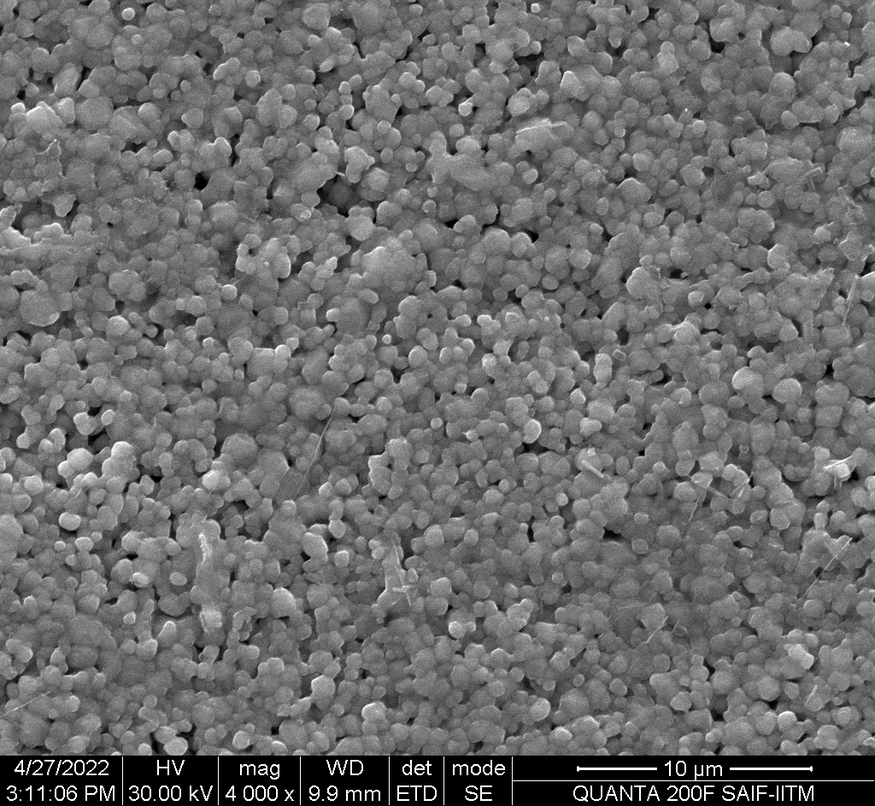
#> input picture DS-115_003.tif, 875 x 806 px, shrunk from 1024 x 943 before the run
$ jupyter execute 'gausian_blur(main).ipynb'
#> lines starting #> are read from the running program, lines starting #| are printed output that depends on the picture; after the words box and inside, x2 and y2 are one past the last pixel; in counts of white or black regions, pixels touching at a corner belong together; long printed decimals are rounded
# Particle size measurment with distribution

### IMAGE FORMAT CONVERSION FROM TIF TO JPG AND THEN CROPPING

[cell 1]
from PIL import Image

image_path='DS-115_003'

# Load the TIFF image
tiff_image = Image.open(image_path+'.tif')  # Replace 'input.tif' with your TIFF image file path
#> tiff_image is the input picture: PIL image 875x806 RGB; min 0, max 255, mean 107.2

# Save it as a JPEG image
tiff_image.save(image_path+'.jpg', 'JPEG')  # 'output.jpg' is the desired output file name

[cell 2]
# Importing Image class from PIL module
from PIL import Image

# Opens a image in RGB mode
im = Image.open(image_path+'.jpg')

# Size of the image in pixels (size of original image)
# (This is not mandatory)
width, height = im.size

# Setting the points for cropped image
left = 0
top = 0
right = width
bottom = height-70

# Cropped image of above dimension
# (It will not change original image)
im1 = im.crop((left, top, right, bottom))
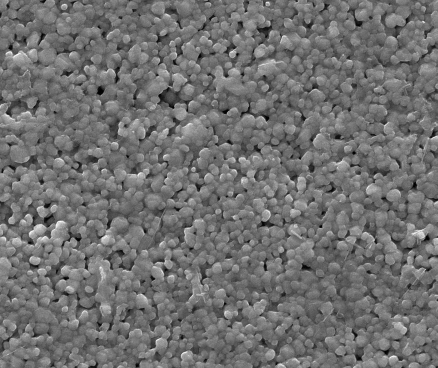
#> im1: PIL image 875x736 RGB (shown at 1/2 size); min 0, max 255, mean 112.2


# Shows the image in image viewer
im1.save(image_path+'.jpg')

### THE ORIGINAL IMAGE

[cell 3]
import cv2
import numpy as np
import matplotlib.pyplot as plt


image = cv2.imread(image_path+'.jpg',1)

plt.imshow(image)

### THE IMAGE AFTER BRIGHTNESS ADJUSTED

[cell 4]
# Adjust the brightness and contrast
# Adjusts the brightness by adding 10 to each pixel value
brightness = 20
# Adjusts the contrast by scaling the pixel values by 2.3
contrast = 1

image2 = cv2.addWeighted(image, contrast, np.zeros(image.shape, image.dtype), 0, brightness)


plt.title("Brightness & contrast")
plt.imshow(image2)
plt.show()

### THE IMAGE AFTER SHARPENING

[cell 5]
# Create the sharpening kernel
kernel = np.array([[0, -1, 0], [-1, 5, -1], [0, -1, 0]])

# Sharpen the image
image = cv2.filter2D(image2, -1, kernel)
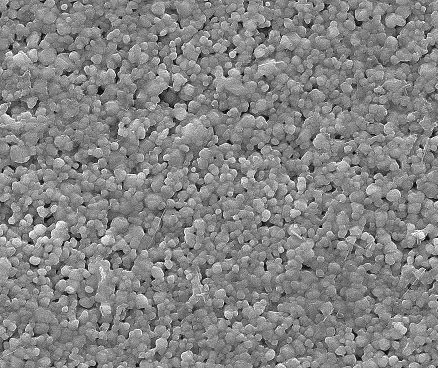
#> image: shape (736, 875, 3) (shown at 1/2 size); min 0, max 255, mean 131.9

plt.imshow(image)

### THE IMAGE AFTER BLURRING, THRESHOLDING TO SEPARATE PARTICLES, DRAW CONTOURS AROUND PARTICLES

[cell 6]
# Convert the cropped image to grayscale
gray_cropped = cv2.cvtColor(image2, cv2.COLOR_BGR2GRAY)

# Apply Gaussian blur to reduce noise
blurred = cv2.GaussianBlur(gray_cropped, (5, 5), 0)
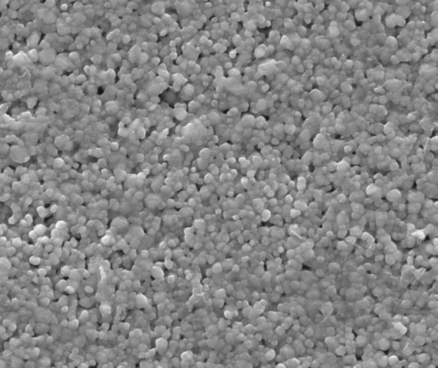
#> blurred: shape (736, 875) (shown at 1/2 size); min 21, max 247, mean 132.2

# Apply thresholding to segment particles
threshold_value, thresholded = cv2.threshold(blurred, 0, 255, cv2.THRESH_BINARY + cv2.THRESH_OTSU)
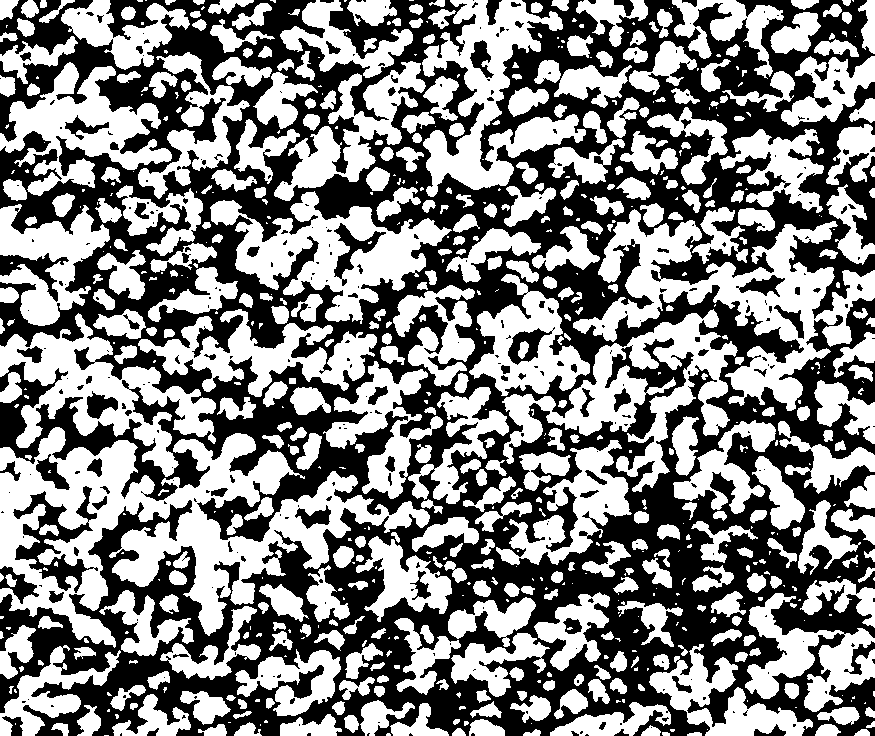
#> thresholded: shape (736, 875); 51.9% white; 325 black regions (232 under 20 px)
#> threshold_value = 131

# Find contours of particles
contours, threshold_value = cv2.findContours(thresholded, cv2.RETR_EXTERNAL, cv2.CHAIN_APPROX_SIMPLE)
#> contours = 679 contours, 305 with area under 20; largest, box (x1, y1, x2, y2) and area: (0, 427, 430, 648) 36896, (573, 209, 875, 411) 18499, (210, 191, 452, 324) 12908, (502, 309, 738, 492) 12385, (0, 313, 216, 477) 12210; threshold_value = 679 rows, first 6: [1, -1, -1, -1], [2, 0, -1, -1], [3, 1, -1, -1], [4, 2, -1, -1], [5, 3, -1, -1], [6, 4, -1, -1]

# Calculate particle diameters and collect them in a list
particle_diameters = []
for contour in contours:
    (x, y), radius = cv2.minEnclosingCircle(contour)
    diameter = radius * 2
    particle_diameters.append(diameter)
#> this loop made 679 passes
#> (x, y, radius, diameter) on passes 2 to 4: (388, 734.5, 2.06, 4.12), (694, 734, 7.07, 14.14), (665.5, 733.5, 3.81, 7.62)
#> after the loop, particle_diameters = 679 values, max 443 at index 303, min 0.0002 at index 5, mean 22.25

# Draw particle boundaries
cv2.drawContours(image2, contours, -1, (100, 0, 255), 2)  # Green color, thickness 2
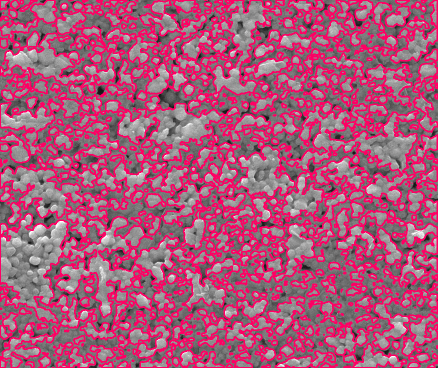
#> image2: shape (736, 875, 3) (shown at 1/2 size); mean B, G, R 120.4, 88.2, 170.4

average_diameter = np.mean(particle_diameters)
#> average_diameter = 22.25
print("Average Diameter of Particles:", average_diameter,"(pixels)")
#| Average Diameter of Particles: 22.254 (pixels)


# Display the cropped image with particle boundaries
plt.imshow(image2)

[cell 7]
for i in range(len(particle_diameters)):
    particle_diameters[i]=round(particle_diameters[i],2)
#> after the loop, particle_diameters = 679 values, max 443 at index 303, min 0 at index 5, mean 22.25

[cell 8]
particle_diameters.sort()
print(particle_diameters)
#> (printed output is left out)

[cell 9]
temp=particle_diameters
#> temp = 679 values from 0 to 443

[cell 10]
print(len(temp))
#| 679

[cell 11]
temp_copy = temp[:]
#> temp_copy = 679 values from 0 to 443
for i in range(len(temp_copy)):
    if temp_copy[i] == 0.0 or temp_copy[i] >= 90 or temp_copy[i]<20:
        temp.remove(temp_copy[i])
#> after the loop, temp = 143 values from 20.22 to 89.19

[cell 12]
print(len(particle_diameters))
#| 143

# MEAN SIZE OF THE PARTICLE after excluding outliers and cluserters

[cell 13]
print(np.mean(particle_diameters))
#| 42.095

[cell 14]
import matplotlib.pyplot as plt
import numpy as np


# Define the bins for particle diameter ranges
bins = [20, 30, 40, 50,60,70,80,90]  # Adjust these bins according to your data

# Create a histogram of the particle diameters
hist, bins = np.histogram(particle_diameters, bins=bins)
#> hist = [56, 25, 17, 18, 11, 10, 6]; bins = [20, 30, 40, 50, 60, 70, 80, 90]

# Calculate the midpoints of each bin for labeling the x-axis
bin_midpoints = [(bins[i] + bins[i + 1]) / 2 for i in range(len(bins) - 1)]
#> bin_midpoints = [25, 35, 45, 55, 65, 75, 85]

# Create the bar chart
plt.bar(bin_midpoints, hist, width=10, align='center')

# Label the axes
plt.xlabel('Particle Diameter')
plt.ylabel('Frequency')

# Set the x-axis ticks to be the midpoints of the bins
plt.xticks(bin_midpoints)

# Add a title to the chart
plt.title('Particle Diameter Distribution')

# Show the chart
plt.show()
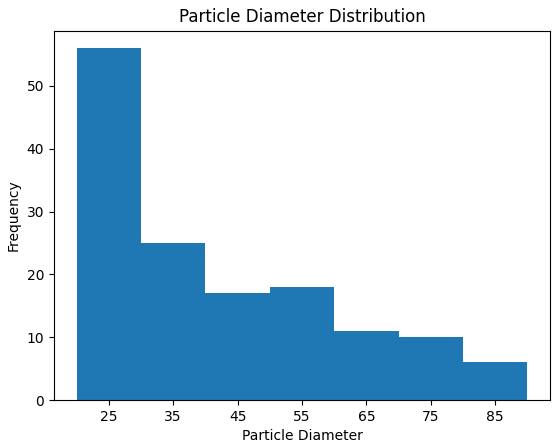
#> figure drawn by matplotlib, 1 panel; tallest bar 56 high, from x = 20 to 30

[cell 15]
import matplotlib.pyplot as plt
import numpy as np


# Calculate the number of bins using the Freedman-Diaconis rule
data_range = max(particle_diameters) - min(particle_diameters)
#> data_range = 68.97
print(data_range)
#| 68.97
bin_width = 2 * np.percentile(particle_diameters, 75) / (len(particle_diameters) ** (1/3))
#> bin_width = 21.9
print(bin_width)
#| 21.902
num_bins = int(data_range / bin_width)
#> num_bins = 3
print(num_bins)
#| 3

# Create the histogram
plt.hist(particle_diameters, bins=num_bins, edgecolor='k', alpha=0.75)

# Label the axes
plt.xlabel('Particle Diameter')
plt.ylabel('Frequency')

# Add a title to the chart
plt.title('Particle Diameter Distribution')

# Show the chart
plt.show()
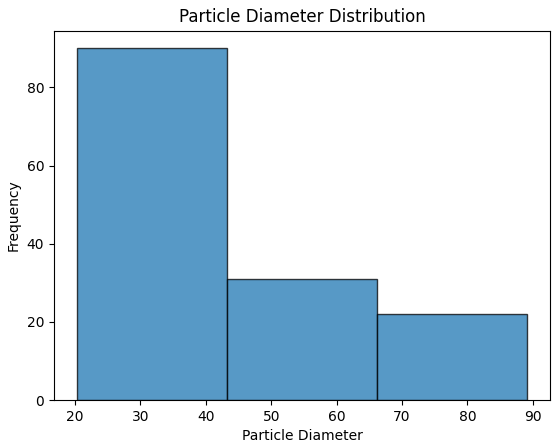
#> figure drawn by matplotlib, 1 panel; tallest bar 90 high, from x = 20.22 to 43.21

$ run again, with DS-115_004.tif copied over DS-115_003.tif
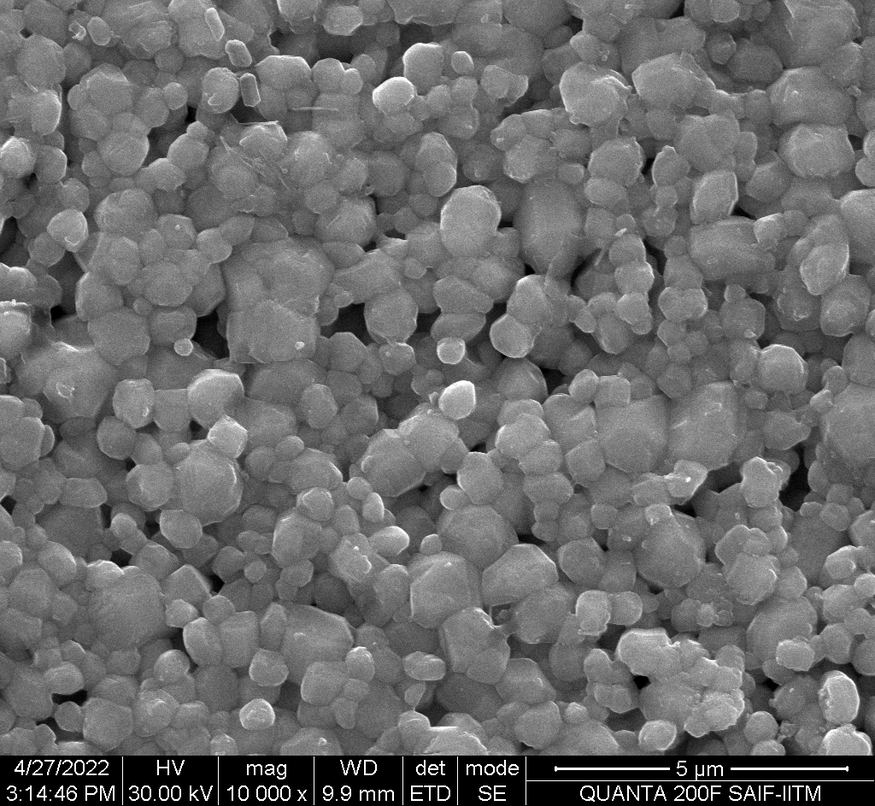
#> input picture DS-115_004.tif, 875 x 806 px, shrunk from 1024 x 943 before the run
#> tiff_image is the input picture: PIL image 875x806 RGB; min 0, max 255, mean 107
#> `threshold_value, thresholded = cv2.threshold(blurred, 0, 255, cv2.THRE..`:
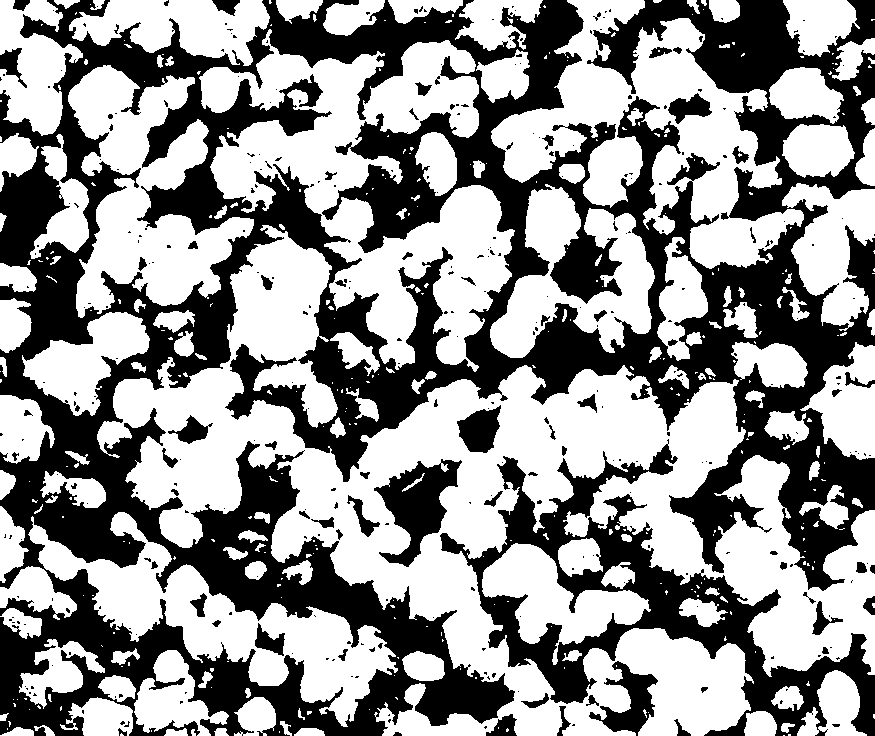
#> thresholded: shape (736, 875); 57.8% white; 348 black regions (271 under 20 px)
#> `threshold_value, thresholded = cv2.threshold(blurred, 0, 255, cv2.THRE..`: threshold_value = 128
#> `contours, threshold_value = cv2.findContours(thresholded, cv2.RETR_EXT..`: contours = 380 contours, 263 with area under 20; largest, box (x1, y1, x2, y2) and area: (97, 225, 875, 736) 131036, (199, 29, 515, 372) 41852, (491, 0, 804, 269) 32931, (28, 512, 398, 727) 21718, (68, 65, 254, 318) 21532; threshold_value = 380 rows, first 6: [1, -1, -1, -1], [2, 0, -1, -1], [3, 1, -1, -1], [4, 2, -1, -1], [5, 3, -1, -1], [6, 4, -1, -1]
#> the loop `for contour in contours:` made 380 passes
#> (x, y, radius, diameter) on passes 6 to 8: (193.5, 732, 3.35, 6.71), (506.5, 729.5, 1.58, 3.16), (309, 734.5, 15.01, 30.02)
#> after the loop `for contour in contours:`: particle_diameters = 380 values, max 813.2 at index 269, min 0.0002 at index 19, mean 20.41
#> average_diameter = 20.41
#| Average Diameter of Particles: 20.406 (pixels)
#> after the loop `for i in range(len(particle_diameters)):`: particle_diameters = 380 values, max 813.2 at index 269, min 0 at index 19, mean 20.41
#> (printed output is left out)
#> `temp=particle_diameters`: temp = 380 values from 0 to 813.2
#| 380
#> after the loop `for i in range(len(temp_copy)):`: temp = 60 values from 20.1 to 88.32
#| 60
#| 45.532
#> hist = [18, 10, 11, 5, 5, 7, 4]; bins = [20, 30, 40, 50, 60, 70, 80, 90]
#> bin_midpoints = [25, 35, 45, 55, 65, 75, 85]
#> data_range = 68.22
#| 68.22
#> bin_width = 31.32
#| 31.320
#> num_bins = 2
#| 2
#> `plt.show()`:
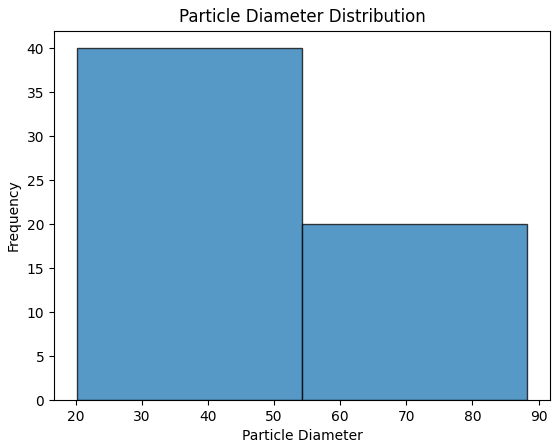
#> figure drawn by matplotlib, 1 panel

$ run again, with DS-115_005.tif copied over DS-115_003.tif
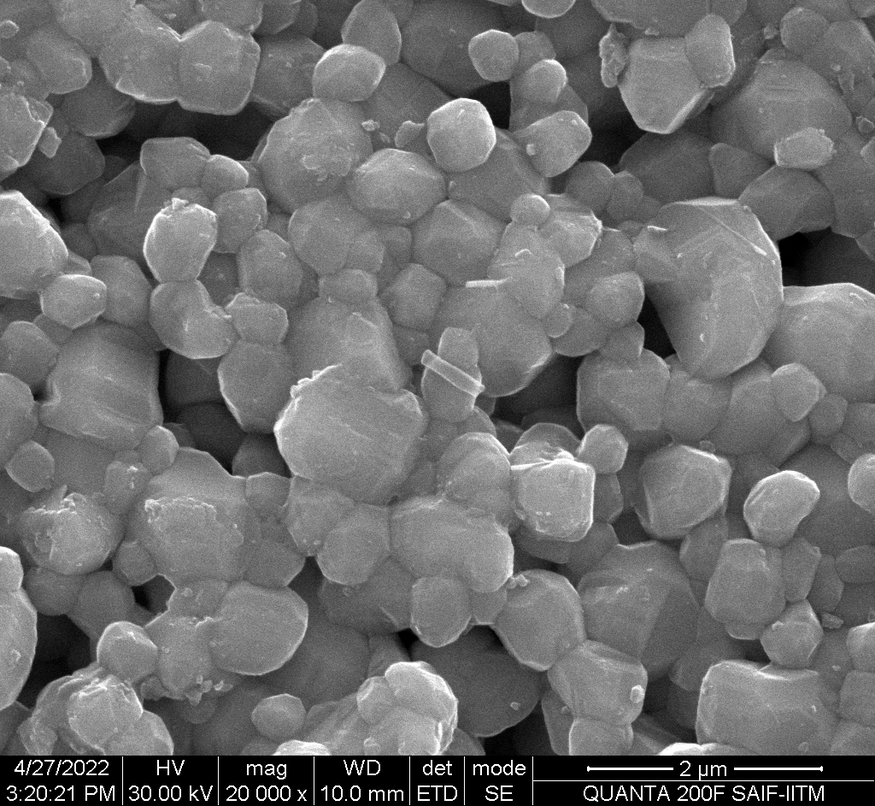
#> input picture DS-115_005.tif, 875 x 806 px, shrunk from 1024 x 943 before the run
#> tiff_image is the input picture: PIL image 875x806 RGB; min 0, max 255, mean 109
#> `threshold_value, thresholded = cv2.threshold(blurred, 0, 255, cv2.THRE..`:
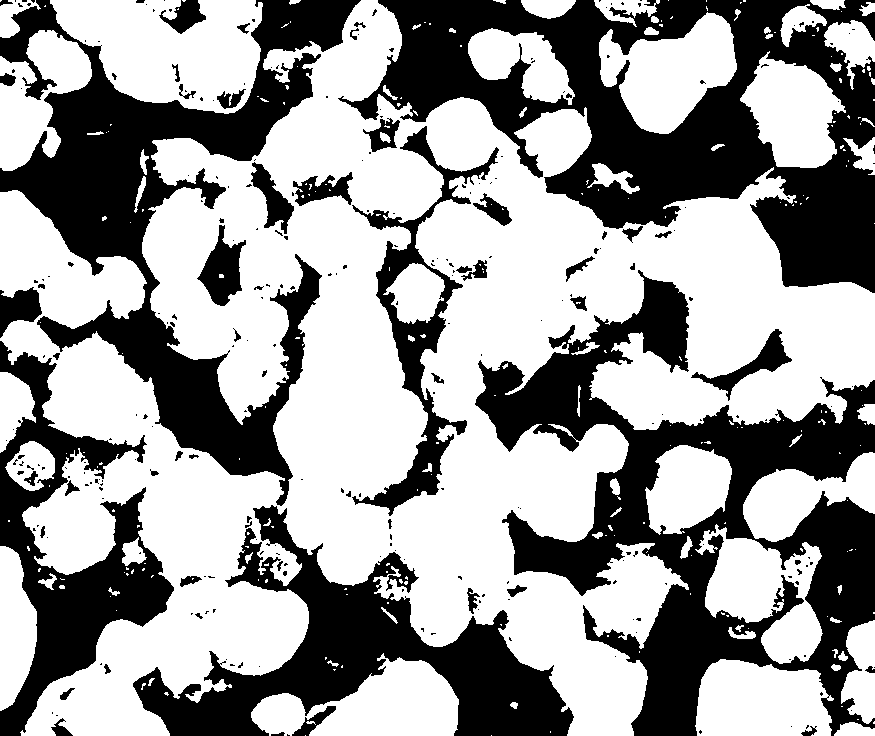
#> thresholded: shape (736, 875); 60.3% white; 275 black regions (214 under 20 px)
#> `threshold_value, thresholded = cv2.threshold(blurred, 0, 255, cv2.THRE..`: threshold_value = 128
#> `contours, threshold_value = cv2.findContours(thresholded, cv2.RETR_EXT..`: contours = 230 contours, 173 with area under 20; largest, box (x1, y1, x2, y2) and area: (0, 0, 875, 736) 297318, (50, 0, 263, 114) 16536, (599, 12, 737, 134) 9559, (251, 653, 459, 736) 9508, (695, 524, 823, 664) 8734; threshold_value = 230 rows, first 6: [1, -1, -1, -1], [2, 0, -1, -1], [3, 1, -1, -1], [4, 2, -1, -1], [5, 3, -1, -1], [6, 4, -1, -1]
#> the loop `for contour in contours:` made 230 passes
#> (x, y, radius, diameter) on passes 1, 2, 4: (491, 735, 0.0001, 0.0002), (305, 735, 0.0001, 0.0002), (854, 731.5, 20.3, 40.61)
#> after the loop `for contour in contours:`: particle_diameters = 230 values, max 972.2 at index 224, min 0.0002 at index 0, mean 18.87
#> average_diameter = 18.87
#| Average Diameter of Particles: 18.873 (pixels)
#> after the loop `for i in range(len(particle_diameters)):`: particle_diameters = 230 values, max 972.2 at index 224, min 0 at index 0, mean 18.87
#> (printed output is left out)
#> `temp=particle_diameters`: temp = 230 values from 0 to 972.2
#| 230
#> after the loop `for i in range(len(temp_copy)):`: temp = [21.94, 23.09, 23.35, 25.18, 27.66, 29.12, 30.88, 31, 35.69, 37.11, 40.61, 47.53, 49.26, 50.21, 50.91, 54.04, 54.07, 65.03, 69.7, 80.31]
#| 20
#| 42.335
#> hist = [6, 4, 3, 4, 2, 0, 1]; bins = [20, 30, 40, 50, 60, 70, 80, 90]
#> bin_midpoints = [25, 35, 45, 55, 65, 75, 85]
#> data_range = 58.37
#| 58.370
#> bin_width = 38.09
#| 38.087
#> num_bins = 1
#| 1
#> `plt.show()`:
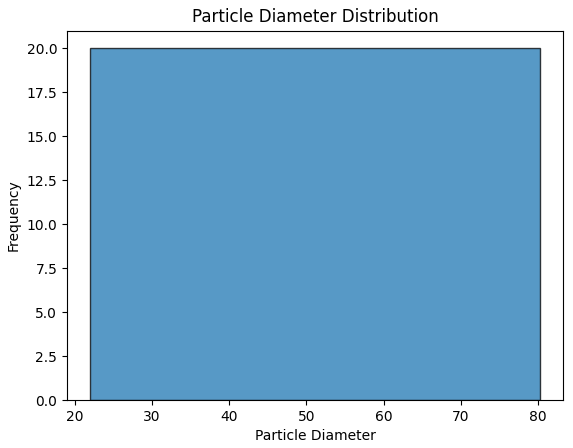
#> figure drawn by matplotlib, 1 panel
